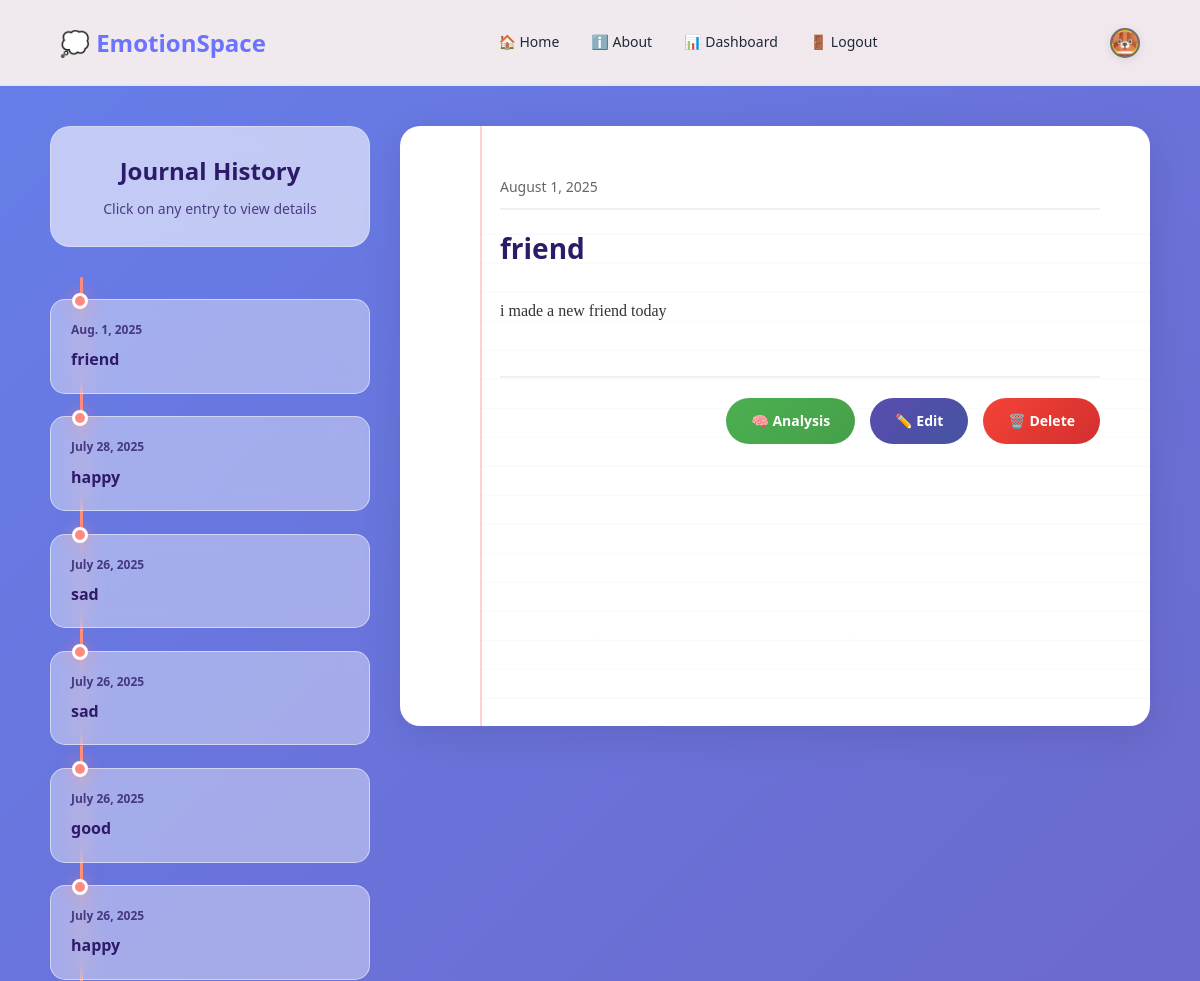
The page /journal/read_journal/ (signed in, upper part) on the database as committed earlier.
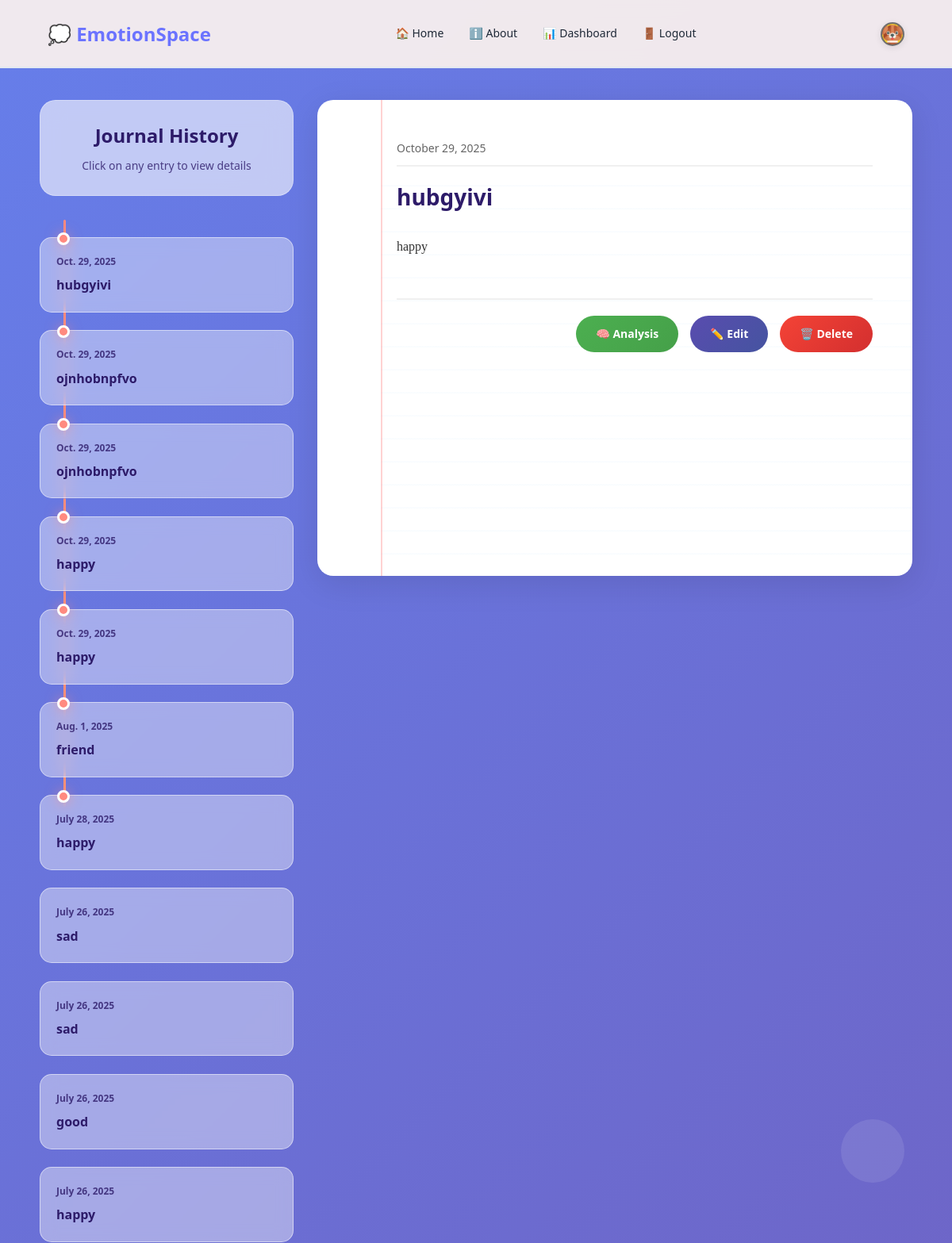
The same page on the database as committed later.
### accounts/models.py (models this page shows, shortened)
class profile(models.Model):
    user = models.OneToOneField(User,on_delete=models.CASCADE)
    phone = models.CharField(max_length=20, blank=True, null=True)
    gender = models.CharField(max_length=10,blank=True, choices=[
        ('Male','Male'),
        ('Female','Female'),
        ('Other','Other')
    ])
    dob = models.DateField(null=True, blank=True)
    avatar = models.ImageField(upload_to='profile_images/', null=True, blank=True)

### journal/models.py (models this page shows, shortened)
class Journal(models.Model):
    user = models.ForeignKey(User, on_delete=models.CASCADE)
    created_at = models.DateTimeField(auto_now_add=True)
    topic = models.CharField(max_length=100)
    entry = models.TextField()
    is_edited = models.BooleanField(default=False)
    date = models.DateField(default=timezone.now)
    joy = models.FloatField(null=True, blank=True)
    sad = models.FloatField(null=True, blank=True)
    neutral = models.FloatField(null=True, blank=True)
    ai_insight = models.JSONField(null=True, blank=True)

### journal/views.py (the view)
# urls.py: path('read_journal/',views.read_journal,name="read_journals"),
@login_required
def read_journal(request,entry_id=None):
    all_journals = Journal.objects.filter(user=request.user).order_by('-created_at')
    selected_entry = None
    if entry_id:
        selected_entry = Journal.objects.get(id=entry_id, user=request.user)
    elif all_journals.exists():
        selected_entry = all_journals[0]
    return render(request, 'journal/read_journal.html', {'all_journals': all_journals,'selected_entry': selected_entry})

### accounts/context_processors.py (called while the page is built)
def profile_context(request):
    if request.user.is_authenticated:
        try:
            prof = request.user.profile
            return {'prof': prof}
        except profile.DoesNotExist:
            return {}
    return {}

### templates/journal/read_journal.html (shortened to what this page needs)
{% extends 'base.html' %}
{% block body %}
  <link href="https://cdnjs.cloudflare.com/ajax/libs/font-awesome/6.0.0/css/all.min.css" rel="stylesheet" />
  <div class="bg-elements">
    <div class="floating-shape shape3"></div>
  </div>
  <div class="main-container">
    <div class="timeline-section">
      <div class="timeline-header">
        <h2>Journal History</h2>
        <p>Click on any entry to view details</p>
      </div>
      <div class="timeline-container">
        <div class="timeline-path"></div>
        {% for j in all_journals %}
          <a href="{% url 'read_journal' j.id %}" class="timeline-item active">
            <div class="timeline-dot"></div>
            <div class="timeline-card">
              <div class="timeline-date">{{ j.date }}</div>
              <div class="timeline-topic">{{ j.topic }}</div>
            </div>
          </a>
        {% endfor %}
      </div>
    </div>
    <div class="paper-section">
      <div class="paper-container">
        {% if selected_entry %}
          <div class="paper-content">
            <div class="entry-date-display">{{ selected_entry.created_at|date:'F j, Y' }}</div>
            <div class="entry-topic-display">{{ selected_entry.topic }}</div>
            <div class="entry-content-display">{{ selected_entry.entry }}</div>
            <div class="paper-actions">
              {% if selected_entry.ai_insight %}
              <a class="action-button analysis-button" href="{% url 'journal_analysis' selected_entry.id %}">🧠 Analysis</a>
              {% else %}
              <a class="action-button analysis-button" href="{% url 'journal_analysis' selected_entry.id %}">🧠 Analysis</a>
              {% endif %}
              <a class="action-button edit-button" href="{% url 'edit_journal' selected_entry.id %}">✏️ Edit</a>
              <a class="action-button delete-button" href="{% url 'delete_journal' selected_entry.id %}">🗑️ Delete</a>
            </div>
          </div>
        {% else %}
          <div class="paper-content">Select any journal from the history to view.</div>
        {% endif %}
      </div>
    </div>
  </div>
{% endblock %}

### templates/base.html (shortened to what this page needs)
<!DOCTYPE html>
<html lang="en">
<head>
    <link href="https://cdnjs.cloudflare.com/ajax/libs/font-awesome/6.0.0/css/all.min.css" rel="stylesheet">
    <link href="https://cdnjs.cloudflare.com/ajax/libs/font-awesome/6.0.0/css/all.min.css" rel="stylesheet">
    <link rel="stylesheet" href="https://cdn.jsdelivr.net/npm/vanillajs-datepicker@1.3.4/dist/css/datepicker.min.css">
</head>
<body>
    <div class="page-wrapper">
        <nav class="navbar">
            <div class="container">
                <div class="nav-container">
                    {% if user.is_authenticated %}
                    <a href="{% url 'home' %}" class="logo">💭 EmotionSpace</a>
                    {% else %}
                    <a href="{% url 'main' %}" class="logo">💭 EmotionSpace</a>
                    {% endif %}
                    <ul class="nav-links" id="navLinks">
                        {% if user.is_authenticated %}
                        <li><a href="{% url 'home' %}">🏠 Home</a></li>
                        <li><a href="{% url 'about' %}">ℹ️ About</a></li>
                        <li><a href="{% url 'dashboard' %}">📊 Dashboard</a></li>
                        <li><a href="{% url 'logout' %}">🚪 Logout</a></li>
                        {% else %}
                        <li><a href="{% url 'main' %}"> Home</a></li>
                        <li><a href="{% url 'about' %}"> About</a></li>
                        <li><a href="{% url 'join' %}"> Join</a></li>
                        {% endif %}
                    </ul>
                    {% if user.is_authenticated %}
                        <div class="nav-right">
                            <div class="profile-container">
                                <label for="profile-toggle" class="profile-link">
                                    <img src="{{ prof.avatar.url }}" alt="Profile" class="avatar-icon">
                                </label>
                            </div>
                        </div>
                    {% endif %}
                </div>
            </div>
        </nav>
        <div class="main-wrapper">
            <main>
                {% block body %}
                {% endblock %}
            </main>
        </div>
    </div>
</body>
</html>

### templates/base.html (style rules this page uses)
:root { --primary-color: #6b73ff; --secondary-color: #7c3aed; --accent-color: #06d6a0; --success-color: #10b981; --warning-color: #f59e0b; --text-primary: #1f2937; --text-secondary: #4b5563; --text-light: #9ca3af; --bg-primary: #f8fafc; --bg-secondary: #ffffff; --bg-tertiary: #f1f5f9; --card-bg: #ffffff; --border-light: #e2e8f0; --border-medium: #cbd5e1; --border-dark: #64748b; }
* { margin: 0; padding: 0; box-sizing: border-box; }
body { font-family: 'Inter', -apple-system, BlinkMacSystemFont, 'Segoe UI', Roboto, sans-serif; line-height: 1.6; color: var(--text-primary); background: var(--bg-primary); font-size: 14px; overflow-x: hidden; margin: 0; }
.container { max-width: 1200px; margin: 0 auto; padding: 0 16px; }
.page-wrapper { min-height: 100vh; display: flex; flex-direction: column; }
.navbar { background: var(--bg-primary); border-bottom: 2px solid var(--border-light); padding: 0; position: fixed; width: 100%; top: 0; z-index: 1000; height: 86px; backdrop-filter: blur(10px); background: rgba(255, 245, 239, 0.9); }
.nav-container { position: relative; left: 50%; right: 50%; margin-left: -50vw; margin-right: -50vw; width: 100vw; display: flex; justify-content: space-between; align-items: center; height: 86px; padding: 0 60px; box-sizing: border-box; }
.logo { font-size: 24px; font-weight: 800; color: var(--primary-color); text-decoration: none; display: flex; align-items: center; }
.nav-links { display: flex; list-style: none; gap: 0; align-items: center; height: 100%; }
.nav-links li { height: 100%; }
.nav-links a { display: flex; align-items: center; height: 100%; padding: 0 16px; text-decoration: none; color: var(--text-primary); font-weight: 500; font-size: 14px; border-bottom: 2px solid transparent; transition: all 0.2s ease; }
.nav-right { display: flex; align-items: center; gap: 12px; }
.profile-link { width: 32px; height: 32px; border-radius: 50%; overflow: hidden; border: 2px solid var(--border-light); }
.main-wrapper { flex: 1; padding-top: 86px; }
html, body { height: 100%; margin: 0; padding: 0; box-sizing: border-box; }
.avatar-icon { width: 32px; height: 32px; border-radius: 50%; border: 2px solid #fff; cursor: pointer; transition: border-color 0.3s ease; }
.nav-right { display: flex; align-items: center; position: relative; }
.profile-container { position: relative; }
.profile-link { width: 30px; height: 30px; border-radius: 50%; background-color: #333; color: white; display: flex; align-items: center; justify-content: center; font-size: 18px; border: 2px solid rgba(255, 255, 255, 0.3); cursor: pointer; transition: all 0.3s ease; box-shadow: 0 2px 8px rgba(0, 0, 0, 0.1); }

Rows that differ between the two databases and show on the page:
added Journal: date "Oct. 29, 2025", topic "hubgyivi", created_at "October 29, 2025", entry "happy"
added Journal: date "Oct. 29, 2025", topic "ojnhobnpfvo"
added Journal: date "Oct. 29, 2025", topic "ojnhobnpfvo"
added Journal: date "Oct. 29, 2025", topic "happy"
added Journal: date "Oct. 29, 2025", topic "happy"
Other text that changed with them:
{{ selected_entry.created_at|date:'F j, Y' }}: "August 1, 2025" → "October 29, 2025"
{{ selected_entry.topic }}: "friend" → "hubgyivi"
{{ selected_entry.entry }}: "i made a new friend today" → "happy"
